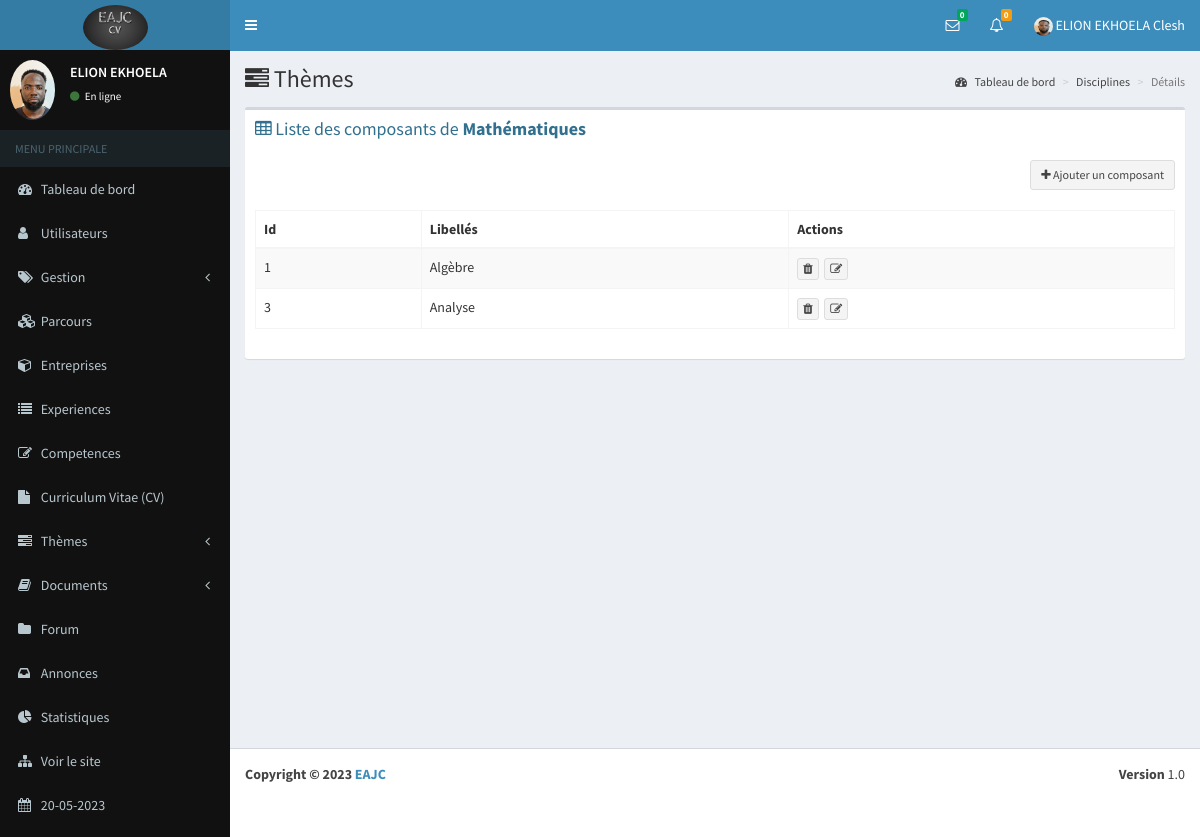
The app's page /forum/details_cmp/1 (signed in) with its own data.
### eab/models.py (models this page shows, shortened)
class Parametre(models.Model):
    appname=models.CharField(max_length=100)
    appeditor=models.CharField(max_length=200)
    phone=models.CharField(max_length=200, null=True)
    email=models.CharField(max_length=200, null=True)
    version=models.CharField(max_length=10, null=True)
    devise=models.CharField(max_length=10, null=True)
    COLORS=[
        ('primary','primary'),
        ('info','info'),
        ('success','success'),
        ('danger','danger'),
        ('secondary','secondary'),
        ('dark','dark'),
    ]
    theme=models.CharField(max_length=200, null=True, choices=COLORS)
    logo=models.ImageField(upload_to="media", null=True, blank=True)
    width_logo=models.CharField(max_length=3, null=True)
    height_logo=models.TextField(max_length=3, null=True)

class Profile(models.Model):
    user=models.OneToOneField(User, on_delete=models.CASCADE)
    phone=models.CharField(max_length=100)
    address=models.TextField()
    photo=models.ImageField(upload_to="media", null=True, blank=True)
    SEX=[
        ('Masculin','Masculin'),
        ('Feminin','Feminin')
    ]
    gender=models.CharField(max_length=100, null=True, choices=SEX)
    droitmes=models.BooleanField(default=False, null=True)
    status=models.BooleanField(default=False, null=True)
    apropos=models.TextField(null=True)
    profession=models.CharField(max_length=50, null=True)
    VARIABLE=[
        ('Visible','Visible'),
        ('Invisible','Invisible')
    ]
    vform=models.CharField(max_length=100, null=True, choices=VARIABLE, default="Visible")
    vep=models.CharField(max_length=100, null=True, choices=VARIABLE)
    vcomp=models.CharField(max_length=100, null=True, choices=VARIABLE)
    vaform=models.CharField(max_length=100, null=True, choices=VARIABLE)
    priority=models.BooleanField(null=True,default=False)

### forum/models.py (models this page shows, shortened)
class Discipline(models.Model):
    libelle=models.CharField(max_length=200)
    def __str__(self):
        return self.libelle

class Composant(models.Model):
    discipline=models.ForeignKey(Discipline, on_delete=models.CASCADE, null=True)
    libelle=models.CharField(max_length=200)

### app_auth/decorator.py (the view)
        def wrapper_func(request, *args, **kwargs):
            group=None
            if request.user.groups.exists():
                group=request.user.groups.all()[0].name
            if group in allowed_roles:
                return view_func(request, *args, **kwargs)
            else:
                return HttpResponse("Vous n'êtes pas autorisés à acceder à cette page")

### app_auth/decorator.py (called while the page is built)
def allowed_users(allowed_roles=[]):
    def decorator(view_func):
        def wrapper_func(request, *args, **kwargs):
            group=None
            if request.user.groups.exists():
                group=request.user.groups.all()[0].name
            if group in allowed_roles:
                return view_func(request, *args, **kwargs)
            else:
                return HttpResponse("Vous n'êtes pas autorisés à acceder à cette page")
        return wrapper_func
    return decorator

### eab/views.py (called while the page is built)
def parametre():
    try:
        parametre=Parametre.objects.all()[0]
    except Exception as e:
        parametre=None
    if parametre == None :
        return redirect("maintenance")
    else:
        return parametre

### forum/views.py (called while the page is built, shortened)
def new_message( request):
    contacts=Contact.objects.filter(statut=0, status=1).order_by("-id")
    tabUsers=[]
    tabIdUser=[]
    for contact in contacts:
        diccode=eval(contact.codes)
    tab=[]
    for i in tabIdUser:
        if i not in tab:
            tab.append(i)
    dic={}
    for i in tab:
        nombre=0
        for k in tabIdUser:
            if i==k:
                nombre=nombre+1
        dic[i]=nombre
    tabMessages=[]
    tabs=[]
    return tabMessages

def nbnew_message(request):
    contacts=Contact.objects.filter(statut=0, status=1).order_by("-id")
    count=0
    for contact in contacts:
        diccode=eval(contact.codes)
        if diccode["user1"]==request.user.id:
            count=count+1
    return count

def nbnew_answer(request):
    questions=Question.objects.filter(user_id=request.user.id)
    number=0
    for question in questions:
        answers=Answer.objects.filter(question_id=question.id, status=0)
        for answer in answers:
            if answer.user_id != request.user.id:
                number+=1
    return number

@login_required(login_url='login')
@allowed_users(allowed_roles=['admin'])
def details_cmp(request,id):
    date=datetime.datetime.now()
    discipline=Discipline.objects.get(id=id)
    composants=Composant.objects.filter(discipline_id=id)
    context={
    	"discipline":discipline,
        "composants":composants,
        "parametre":parametre(),
        "date":date,
        "countanswer":nbnew_answer(request),
        "count":nbnew_message(request),
        "users":new_message(request)
    }
    return render(request, "composant/details_cmp.html", context)

### forum/templates/composant/details_cmp.html (shortened to what this page needs)
{% extends 'global/base.html' %}
{% block content %}
      <div class="content-wrapper">
        <section class="content-header">
          <h1>
            <i class="fa fa-tasks"></i> Thèmes
          </h1>
          <ol class="breadcrumb">
            <li><a href="{% url 'dashboard' %}"><i class="fa fa-dashboard"></i> Tableau de bord</a></li>
            <li><a href="{% url 'composant/composants' %}">Disciplines</a></li>
            <li class="active">Détails</li>
          </ol>
        </section>
        <section class="content">
          <div class="row">
            <div class="col-xs-12">
              <div class="box">
                <div class="box-header">
                  <h3 class="box-title text-info"><i class="fa fa-table"></i> Liste des composants de <b>{{ discipline }}</b></h3>
                </div>
                <div class="box-body">
                  <div align="right">
                    <a href="{% url 'composant/add_cmp' %}" class="btn btn-default btn-sm"><i class="fa fa-plus"></i> Ajouter un composant</a>
                  </div>
                  <br>
                  <div class="table-responsive">
                    <table id="example1" class="table table-bordered table-striped">
                      <thead>
                        <tr class="bg-{{parametre.theme }}">
                            <th>Id</th>
                            <th>Libellés</th>
                            <th>Actions</th>
                        </tr>
                      </thead>
                      <tbody>
                        {% for composant in composants %}
                                        <tr>
                                            <td>{{ composant.id }}</td>
                                            <td>{{ composant.libelle }}</td>
                                            <td>
                                                <a class="btn btn-default btn-xs" href="#" data-toggle="modal" data-target="#compModal{{ composant.id }}"><i class="fa fa-trash"></i></a>&nbsp;
                                                <a href="{% url 'composant/edit_cmp' composant.id %}" title="Modifier" class="btn btn-default btn-xs"><i class="fa fa-edit"></i></a>
                                            </td>
                                        </tr>
                        {% endfor %}
                      </tbody>
                    </table>
                  </div>
                </div>
              </div>
            </div>
          </div>
        </section>
      </div>
{% endblock %}

### eab/templates/global/navbar.html (shortened to what this page needs)
{% load static %}
<header class="main-header">
    <a href="{% url 'dashboard' %}" class="logo">
        {% if parametre.logo %}
        <img class="img-circle" src="{{ parametre.logo.url }}" width="{{ parametre.width_logo }}" height="{{ parametre.height_logo }}" alt="EAJC">
        {% else %}
        <h3><b>EAJC</b></h3>
        {% endif %}
    </a>
    <nav class="navbar navbar-static-top" role="navigation">
      <a href="#" class="sidebar-toggle" data-toggle="offcanvas" role="button">
      </a>
      <div class="navbar-custom-menu">
        <ul class="nav navbar-nav">
          <li class="dropdown messages-menu">
            <a href="#" class="dropdown-toggle" data-toggle="dropdown">
              <i class="fa fa-envelope-o"></i>
              <span class="label label-success">{{ count }}</span>
            </a>
          </li>
          <li class="dropdown notifications-menu">
            <a href="#" class="dropdown-toggle" data-toggle="dropdown">
              <i class="fa fa-bell-o"></i>
              <span class="label label-warning">{{ countanswer }}</span>
            </a>
          </li>
          <li class="dropdown user user-menu">
            <a href="#" class="dropdown-toggle" data-toggle="dropdown">
                {% if request.user.profile.photo %}
                <img class="img-circle" width="19" height="19" src="{{ request.user.profile.photo.url }}" alt="...">
                {% else %}
                <img class="img-circle" width="19" height="19" src="{% static 'dist/img/user.png' %}" alt="...">
                {% endif %}
              <span class="hidden-xs">{{ user.last_name }} {{ user.first_name }}</span>
            </a>
          </li>
        </ul>
      </div>
    </nav>
  </header>

### eab/templates/global/_nav.html (shortened to what this page needs)
{% load static %}
<aside class="main-sidebar bg-black">
    <section class="sidebar">
      <div class="user-panel">
        <div class="pull-left image">
            {% if request.user.profile.photo %}
            <img class="img-circle" src="{{ request.user.profile.photo.url }}" alt="...">
            {% else %}
            <img class="img-circle" width="60" height="50" src="{% static 'dist/img/user.png' %}" alt="...">
            {% endif %}
        </div>
        <div class="pull-left info">
          <p>{{ user.last_name }}</p>
          <a href="{% url 'users/profile' %}"><i class="fa fa-circle text-success"></i> En ligne</a>
        </div>
      </div>
      <ul class="sidebar-menu">
        <li class="header">MENU PRINCIPALE</li>
        <li><a href="{% url 'dashboard' %}"><i class="fa fa-dashboard"></i> <span>Tableau de bord</span></a></li>
        {% for group in request.user.groups.all %}
        {% if group.name == "admin" %}
        <li class="treeview">
          <a href="#">
            <i class="fa fa-user"></i>
            <span>Utilisateurs</span>
          </a>
        </li>
        <li class="treeview">
            <a href="#">
              <i class="fa fa-tags"></i> <span>Gestion</span>
              <i class="fa fa-angle-left pull-right"></i>
            </a>
        </li>
        <li><a href="{% url 'parcours/parcours' %}"><i class="fa fa-cubes"></i> Parcours</a></li>
        <li><a href="{% url 'entreprise/entreprises' %}"><i class="fa fa-cube"></i> <span>Entreprises</span></a></li>
        <li><a href="{% url 'experience/experiences' %}"><i class="fa fa-list"></i> <span>Experiences</span></a></li>
        <li><a href="{% url 'competence/competences' %}"><i class="fa fa-edit"></i> <span>Competences</span></a></li>
        <li><a href="{% url 'cv/recap' %}"><i class="fa fa-file"></i> <span>Curriculum Vitae (CV)</span></a></li>
        <li class="treeview">
          <a href="#">
            <i class="fa fa-tasks"></i> <span>Thèmes</span>
            <i class="fa fa-angle-left pull-right"></i>
          </a>
        </li>
        <li class="treeview">
          <a href="#">
            <i class="fa fa-book"></i> <span>Documents</span>
            <i class="fa fa-angle-left pull-right"></i>
          </a>
        </li>
        <li><a href="{% url 'question/questions' %}"><i class="fa fa-folder"></i> <span>Forum</span></a></li>
        <li><a href="{% url 'annonce/annonces' %}"><i class="fa fa-inbox"></i> <span>Annonces</span></a></li>
        <li><a href="{% url 'statistique' %}"><i class="fa fa-pie-chart"></i> <span>Statistiques</span></a></li>
        <li><a href="{% url 'home' %}"><i class="fa fa-sitemap"></i> <span>Voir le site</span></a></li>
        <li><a href=""><i class="fa fa-calendar"></i> <span>{{ date|date:"d-m-Y" }}</span></a></li>
        {% endif %}
        {% endfor %}
      </ul>
    </section>
  </aside>

### eab/templates/global/footeradmin.html
<footer class="main-footer">
    <div class="pull-right hidden-xs">
      <b>Version</b> {{parametre.version}}
    </div>
    <strong>Copyright &copy; 2023 <a href="">{{parametre.appname}}</a></strong>
</footer>

### records on screen
Parametre: logo (picture), version "1.0", appname "EAJC"
Discipline: libelle "Mathématiques"
Composant: id "1", libelle "Algèbre"
Composant: id "3", libelle "Analyse"

### other values on screen
{{ count }} "0"
{{ countanswer }} "0"
{{ user.last_name }} "ELION EKHOELA"
{{ user.first_name }} "Clesh"
{{ date|date:"d-m-Y" }} "20-05-2023"
